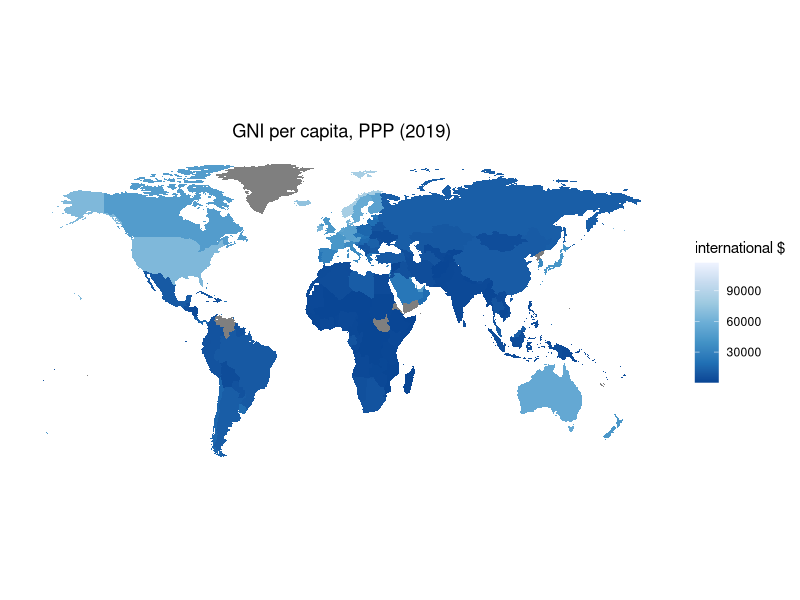
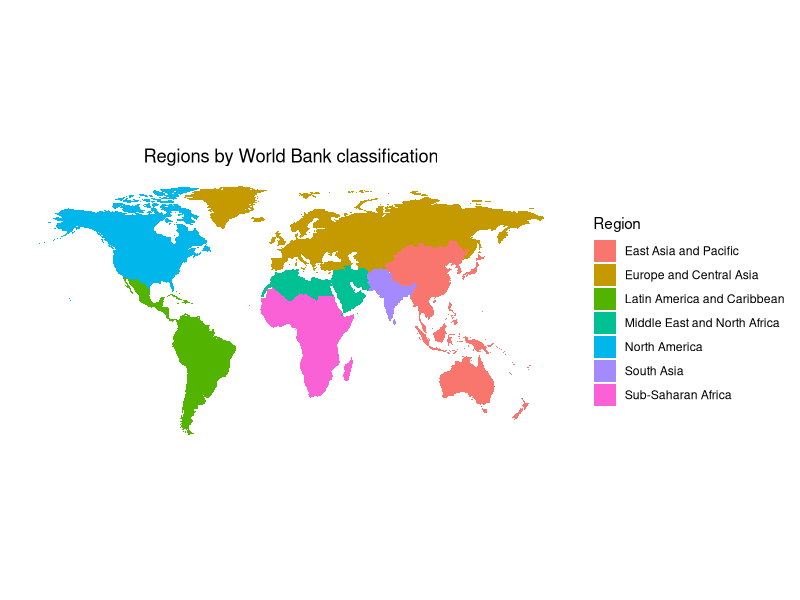
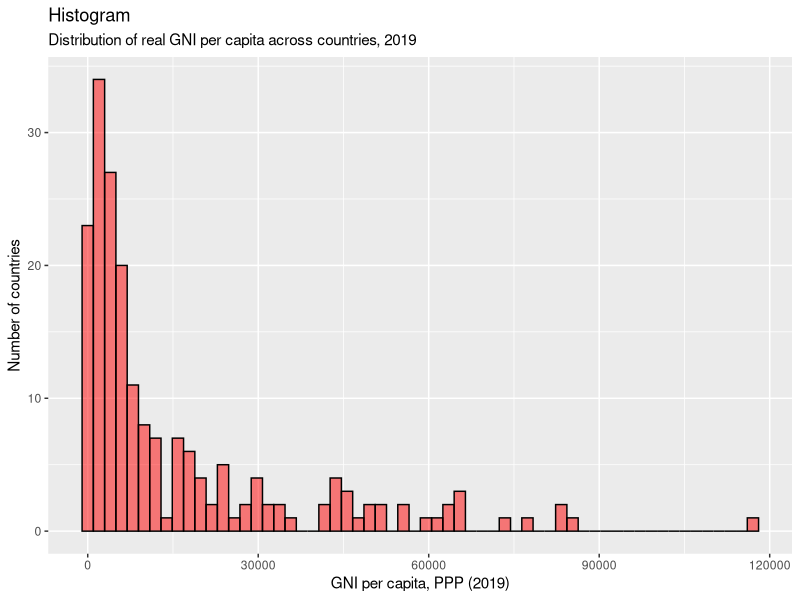
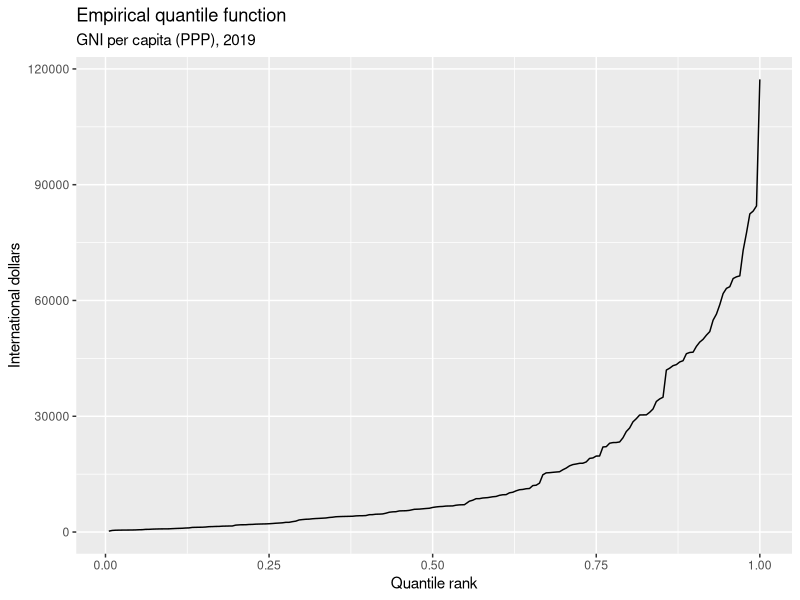
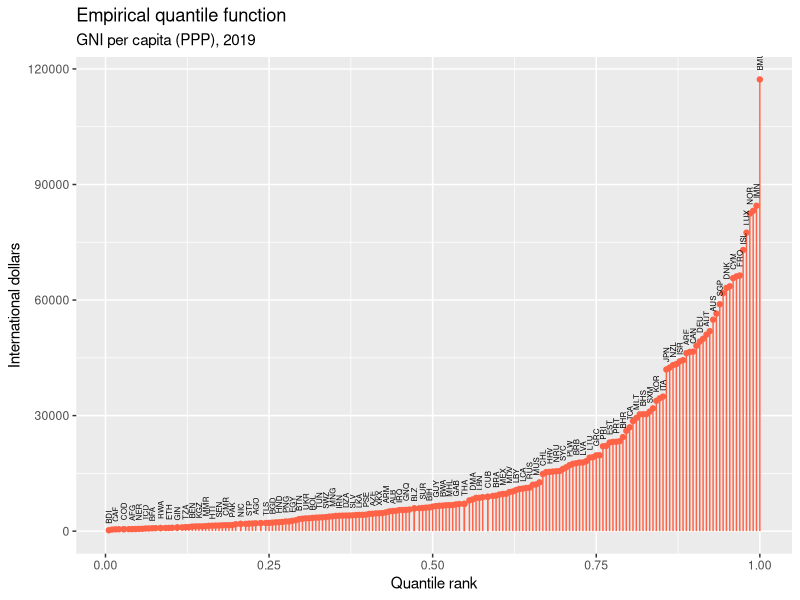
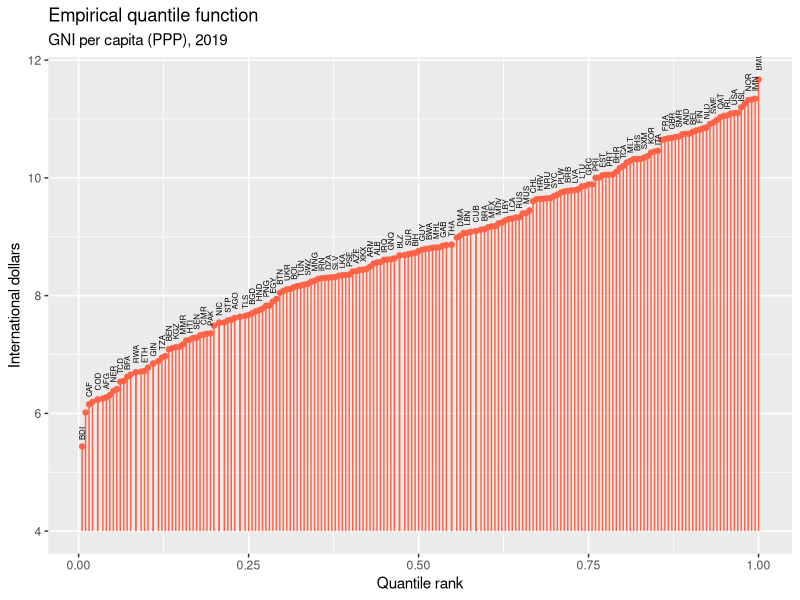
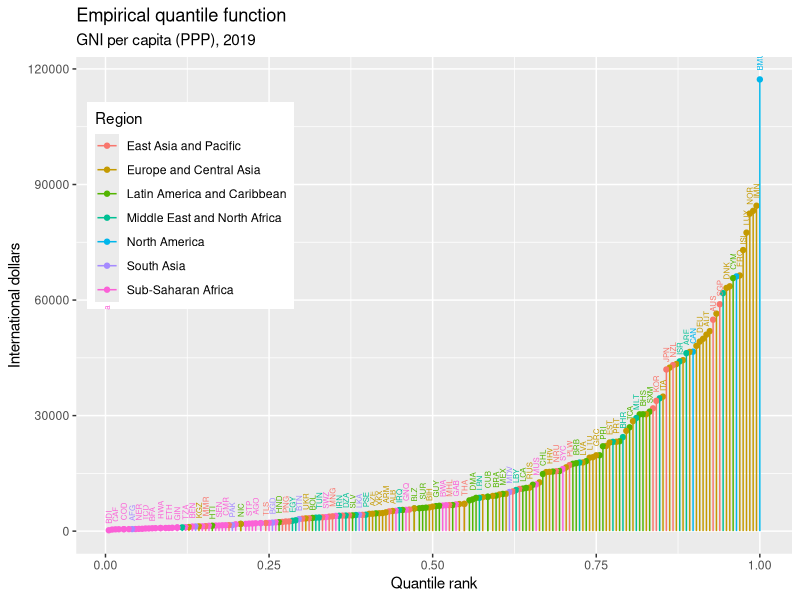
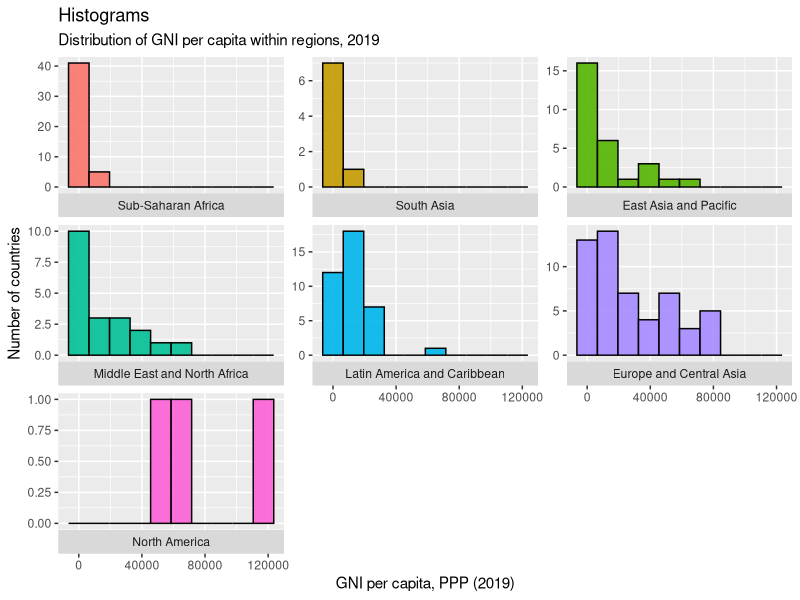

The R source for these figures, in order:
## This Rscript contains all the codes from the corresponding chapter of the ebook in raw form.
## They are intended to make it easy to replicate the analysis on your own computer given that 
## you have already installed R and RStudio (refer to ebook for details).
## For explanation of codes, refer to the ebook.

## To replicate the analysis in the book, download the Rscripts and the Excel spreadsheets in a 
## folder on your computer. 

## Each line of code can be evaluated within your RStudio by having your cursor on the 
## line and pressing Ctrl + Enter (Windows or Linux) or Cmd + Enter (Mac)


## Next set the working directory to this folder, using the setwd() function.
## To set the working directory, note that the path should be given as a string (enclosed in "") as
## an argument to setwd(). 

#### If you are using Unix based architecture (Mac or Linux) then simply 
#### write the path naturally. For example, if the path is /home/user/Desktop then simply type

setwd("/home/user/Desktop")

#### If you are using Windows machine, then \ characters should be escaped. For example, 
#### suppose that you place files in the folder C:\Users\user\Documents\Refresher. Then type

setwd("C:\\Users\\user\\Documents\\Refresher")

## Install packages if not already installed
install.packages("readxl")
install.packages("tidyr")
install.packages("dplyr")
install.packages("ggplot2")
install.packages("forcats")
install.packages("stringr")
install.packages("maps")
install.packages("knitr")


## -----------------------------------------------------
library(readxl)
library(tidyr)
library(dplyr)
library(ggplot2)
library(forcats)
library(stringr)
library(maps)
library(knitr)



## -------------------------------------------------------------------------------------------------
# Load full panel dataset in long form
longdata <- read_excel("data_ch1.xlsx", sheet = "gnipcppp_long")
head(longdata)


## -------------------------------------------------------------------------------------------------
rm(list = ls())


## -------------------------------------------------------------------------------------------------
# Load full panel dataset in long form
longdata <- read_excel("data_ch1.xlsx", sheet = "gnipcppp_long")

# Obtain a cross-section for Year 2019 only, and allocate to dataframe `csdata`

csdata <- subset(longdata, Year==2019)

# Prepare by declaring `Country`, `Code` and `Region` to be factor (or categorical) variables

csdata$Code <- as.factor(csdata$Code)
csdata$Region <- as.factor(csdata$Region)
csdata$Country <- as.factor(csdata$Country)

# Remove full panel dataset from memory
rm(longdata)


## -------------------------------------------------------------------------------------------------
csdata <- csdata %>% arrange(desc(rGNIpc))

csdata


## -------------------------------------------------------------------------------------------------
kable(summary(csdata$Region))



## -------------------------------------------------------------------------------------------------
summary(csdata$rGNIpc)


## -------------------------------------------------------------------------------------------------
# Load world map data from server
world <- map_data("world")

# Merge world map data with GNI data; the function inner_join() takes two dataframes and "merges" them (adding variables from both together) at position specified by a common variable in the two. In this case "region" in `world` identifies country with same country names as the variable "Country" in `csdata`. The resulting data includes both coordinates for plotting the countries (from `world`) and data on GNI p.c. (from `csdata`).

gnimap.data <- inner_join(world, csdata, by=c("region"="Country"))

# Set a simple map theme

plainmap <- theme(
  axis.text = element_blank(),
  axis.line = element_blank(),
  axis.ticks = element_blank(),
  panel.border = element_blank(),
  panel.grid = element_blank(),
  axis.title = element_blank(),
  panel.background = element_rect(fill = "white"),
  plot.title = element_text(hjust = 0.5)
)


## -------------------------------------------------------------------------------------------------

ggplot(data = gnimap.data, mapping = aes(x = long, y = lat, group = group)) + 
  coord_fixed(1.3) +
  geom_polygon(aes(fill = rGNIpc)) +
  scale_fill_distiller(palette ="Blues", direction = -1, name="international $") + 
  ggtitle("GNI per capita, PPP (2019)") + plainmap


## -------------------------------------------------------------------------------------------------
ggplot(data = gnimap.data, mapping = aes(x = long, y = lat, group = group)) + 
  coord_fixed(1.3) +
  geom_polygon(aes(fill = Region)) +
  ggtitle("Regions by World Bank classification") + plainmap 


## -------------------------------------------------------------------------------------------------
# Clean up

rm(gnimap.data, plainmap, world,longdata)



## -------------------------------------------------------------------------------------------------
csdata <- subset(csdata, !is.na(rGNIpc))



## -------------------------------------------------------------------------------------------------
ggplot(csdata, aes(x=rGNIpc)) + 
  geom_histogram(bins=60, color="black", fill="red", alpha=0.5)+
  xlab("GNI per capita, PPP (2019)") + ylab("Number of countries") +
  labs(title="Histogram",
       subtitle="Distribution of real GNI per capita across countries, 2019")


## -------------------------------------------------------------------------------------------------
kable(quantile(csdata$rGNIpc,seq(0.1,0.9,0.1)))


## -------------------------------------------------------------------------------------------------

# Create a variable rGNIpc.rank representing the quantile rank of each country in the distribution of GNI p.c.

csdata <- csdata %>% mutate(rGNIpc.rank = rank(rGNIpc)/length(rGNIpc))

# (Not essential) Sort country codes by GNI pc 

csdata$Code <- fct_reorder(csdata$Code,csdata$rGNIpc)



## -------------------------------------------------------------------------------------------------
ggplot(csdata, aes(y=rGNIpc, x=rGNIpc.rank)) + 
  geom_line() +
  xlab("Quantile rank") + ylab("International dollars") + labs(title="Empirical quantile function", subtitle = "GNI per capita (PPP), 2019")



## -------------------------------------------------------------------------------------------------
ggplot(csdata, aes(y=rGNIpc, x=rGNIpc.rank)) + 
  geom_point(col="tomato") +
  geom_segment(aes(x=rGNIpc.rank, xend=rGNIpc.rank, y=0, yend=rGNIpc), col="tomato") +
  geom_text(aes(label=Code), check_overlap = TRUE, angle=90, hjust=-0.5, size=2) + 
  xlab("Quantile rank") + ylab("International dollars") + labs(title="Empirical quantile function", subtitle = "GNI per capita (PPP), 2019")



## -------------------------------------------------------------------------------------------------
ggplot(csdata, aes(y=log(rGNIpc), x=rGNIpc.rank)) + 
  geom_point(col="tomato") +
  geom_segment(aes(x=rGNIpc.rank, xend=rGNIpc.rank, y=4, yend=log(rGNIpc)), col="tomato") +
  geom_text(aes(label=Code), check_overlap = TRUE, angle=90, hjust=-0.5, size=2) + 
  xlab("Quantile rank") + ylab("International dollars") + labs(title="Empirical quantile function", subtitle = "GNI per capita (PPP), 2019")



## -------------------------------------------------------------------------------------------------
ggplot(csdata, aes(y=rGNIpc, x=rGNIpc.rank, col=Region)) + 
  geom_point() +
  geom_segment(aes(x=rGNIpc.rank, xend=rGNIpc.rank, y=0, yend=rGNIpc)) +
  geom_text(aes(label=Code), check_overlap = TRUE, angle=90, hjust=-0.5, size=2) + 
  xlab("Quantile rank") + ylab("International dollars") + labs(title="Empirical quantile function", subtitle = "GNI per capita (PPP), 2019") +   theme(legend.position = c(0.16, 0.7))



## -------------------------------------------------------------------------------------------------
# Rearrange region in order of the median GNI pc.
csdata$Region <- fct_reorder(csdata$Region,csdata$rGNIpc, .fun = median)


## -------------------------------------------------------------------------------------------------
ggplot(csdata, aes(x=rGNIpc, fill=Region)) + 
  geom_histogram(bins=10,color="black", alpha=0.9)+
  labs(title="Histograms",
       subtitle="Distribution of GNI per capita within regions, 2019") +
  xlab("GNI per capita, PPP (2019)") + ylab("Number of countries") +
  facet_wrap(Region~., scales="free_y", strip.position = "bottom")+theme(legend.position = "none")


## -------------------------------------------------------------------------------------------------
ggplot(csdata, aes(x=Region, y=rGNIpc)) + 
  geom_point(aes(col=Region), show.legend=F) +
  labs(title="Dot plot", subtitle="GNI per capita grouped by regions, 2019") + 
  ylab("International $") + xlab("") +  coord_flip()


## -------------------------------------------------------------------------------------------------
csdata %>% group_by(Region) %>% summarize(median=median(rGNIpc), mean=mean(rGNIpc), sd=sd(rGNIpc))



## -------------------------------------------------------------------------------------------------
ggplot(csdata, aes(y=rGNIpc, x=Region)) + 
  geom_bar(stat='summary', fun='median', aes(fill=Region), show.legend=F) +   
  labs(title="Bar chart",subtitle="Median GNI per capita (PPP), 2019") + 
  xlab("") + ylab("International $") +
  coord_flip()


## -------------------------------------------------------------------------------------------------
ggplot(csdata, aes(x=Region, y=rGNIpc)) + 
  geom_boxplot(aes(fill=Region), show.legend=F) +
  labs(title="Box plot", subtitle="GNI per capita (PPP), 2019") + 
  xlab("Region") + ylab("International $") + coord_flip()


## -------------------------------------------------------------------------------------------------
csdata <- csdata %>% arrange(rGNIpc)
csdata <- csdata %>% mutate(qrank.rGNIpc=ntile(rGNIpc,5))
csdata$qrank.rGNIpc <- as.factor(csdata$qrank.rGNIpc)
levels(csdata$qrank.rGNIpc) = c("0-20%", "20-40%", "40-60%", "60-80%", "80-100%")


## -------------------------------------------------------------------------------------------------
tab <- table(csdata$Region, csdata$qrank.rGNIpc)
kable(tab)


## -------------------------------------------------------------------------------------------------
kable(prop.table(tab), digits=2)



## -------------------------------------------------------------------------------------------------
kable(prop.table(tab,1), digits=2)



## -------------------------------------------------------------------------------------------------
kable(prop.table(tab,2))



## -------------------------------------------------------------------------------------------------
ggplot(csdata, aes(x=Region, fill=qrank.rGNIpc)) + 
  geom_bar(position='dodge', color="black") +
  labs(title="Bar chart",subtitle="Distribution of countries across GNI quintiles by region, 2019") + 
  xlab("GNI per capita (PPP) Quintile") + ylab("Number of countries") 


## -------------------------------------------------------------------------------------------------
ggplot(csdata, aes(fill=Region, x=qrank.rGNIpc), na.rm = T) + 
  geom_bar(position='dodge', color="black") +
  labs(title="Bar chart",subtitle="Distribution of countries across regions by GNI quintile, 2019") + 
  xlab("GNI per capita (PPP) Quintile") + ylab("Number of countries") 


## -------------------------------------------------------------------------------------------------
rm(csdata, tab)


## -------------------------------------------------------------------------------------------------
csdata.all <- read_excel("data_ch1.xlsx", sheet="cs2019_multi")
head(csdata.all)


## -------------------------------------------------------------------------------------------------
ggplot(csdata.all,aes(x=rGNIpc, y=LifeExpectancy)) +
  geom_point()


## -------------------------------------------------------------------------------------------------
ggplot(csdata.all,aes(x=log(rGNIpc), y=log(LifeExpectancy))) +
  geom_point()


## -------------------------------------------------------------------------------------------------
ggplot(csdata.all,aes(x=log(rGNIpc), y=log(LifeExpectancy))) +
  geom_point(col="red") + xlab("log(GNI per capita, PPP)") +
  ylab("log(Life Expectancy)") + labs(title="Scatterplot", subtitle="GNI per capita and life expecancy, 2019")


## -------------------------------------------------------------------------------------------------
ggplot(csdata.all,aes(x=log(rGNIpc), y=log(LifeExpectancy),label=Country)) +
  geom_text(col="red", check_overlap=TRUE, size=3) + xlab("log(GNI per capita, PPP)") +
  ylab("log(Life Expectancy)") + labs(title="Scatterplot", subtitle="GNI per capita and life expecancy, 2019")


## -------------------------------------------------------------------------------------------------
ggplot(csdata.all,aes(x=log(rGNIpc), y=log(CO2pc), label=Country)) +
  geom_point(col="tomato2") + xlab("log(GNI per capita)") +
  ylab("log(CO2 emissions per capita)") + labs(title="Scatterplot", subtitle="GNI per capita and CO2 emissions")


## -------------------------------------------------------------------------------------------------
rm(csdata.all)


## -------------------------------------------------------------------------------------------------
ukgdp <- read_excel("data_ch1.xlsx", sheet="uk_gdppc_qr")
ukgdp$date <- as.Date(ukgdp$date)

head(ukgdp)



## -------------------------------------------------------------------------------------------------
ggplot(ukgdp, aes(x=date, y=gdppc)) +
  geom_line() 


## -------------------------------------------------------------------------------------------------
ggplot(ukgdp, aes(x=date, y=gdppc)) +
  geom_line(col="red", size=1) +
  labs(title="Time-series line plot", subtitle = "Real GDP per capita, quarterly, UK") +
  xlab("") + ylab("2022 £s") 


## -------------------------------------------------------------------------------------------------
ggplot(ukgdp, aes(x=date, y=log(gdppc))) +
  geom_line(col="red" ,size=1) +
  labs(title="Time-series line plot", subtitle = "Real GDP per capita, quarterly, UK") +
  xlab("") + ylab("log(2022 £s)")


## -------------------------------------------------------------------------------------------------
avegr.preGR<-(ukgdp$gdppc[ukgdp$date=="2007-01-01"]/ukgdp$gdppc[ukgdp$date=="1955-01-01"])^(1/((2007-1955)*4))-1


## -------------------------------------------------------------------------------------------------
ukgdp$cfgdppc <- ukgdp$gdppc[ukgdp$date=="1955-01-01"]

for (i in 1:length(ukgdp$date)){
  ukgdp$cfgdppc[i]=ukgdp$cfgdppc[1]*(1+avegr.preGR)^(i-1)
}


## -------------------------------------------------------------------------------------------------
ggplot(ukgdp) +
  geom_line(aes(x=date, y=log(gdppc), linetype="Actual"),size=1, col="red") +
  geom_line(aes(x=date, y=log(cfgdppc), linetype="Pre-2007 trend"), alpha=0.4, col="blue", size=1) +
  labs(title="Time-series line plot", subtitle = "Real GDP per capita, quarterly, UK") +
  xlab("") + ylab("log(2022 £s)") + labs(linetype="") 


## -------------------------------------------------------------------------------------------------
ggplot(ukgdp) +
  geom_line(aes(x=date, y=gdppc, linetype="Actual"), size=1, col="red") +
  geom_line(aes(x=date, y=cfgdppc, linetype="Pre-2007 trend"), alpha=0.4, size=1, col="blue") +
  labs(title="Time-series line plot", subtitle = "Real GDP per capita, quarterly, UK") +
  xlab("") + ylab("2022 £s") + labs(linetype="") 


## -------------------------------------------------------------------------------------------------
recs <- read_excel("data_ch1.xlsx", sheet="recs")
recs$rec_st <- as.Date(recs$rec_st)
recs$rec_en <- as.Date(recs$rec_en)

recs


## -------------------------------------------------------------------------------------------------
ggplot(ukgdp) +
  geom_line(aes(x=date, y=log(gdppc)), col="red", size=1) +
  labs(title="Time-series line plot", subtitle = "Real GDP per capita, quarterly, UK") +
  xlab("") + ylab("log(2022 £s)") +
  geom_rect(data=recs,aes(xmin=rec_st, xmax=rec_en, ymin=-Inf, ymax=+Inf), fill='tomato', alpha=0.2)


## -------------------------------------------------------------------------------------------------
ukgdp <- ukgdp %>% mutate(gdppc.gr = (gdppc - lag(gdppc,4))/lag(gdppc,4))


## -------------------------------------------------------------------------------------------------
head(ukgdp)


## -------------------------------------------------------------------------------------------------
ggplot(ukgdp) +
  geom_line(aes(x=date, y=gdppc.gr), col="red") +
  labs(title="Time-series line plot", subtitle = "Real GDP growth rate, quarterly, UK") +
  xlab("") + ylab("Percentage change on year ago") +
  geom_rect(data=recs,aes(xmin=rec_st, xmax=rec_en, ymin=-Inf, ymax=+Inf), fill='blue', alpha=0.2)


## -------------------------------------------------------------------------------------------------
ggplot(subset(ukgdp,date<"2020-01-01")) +
  geom_line(aes(x=date, y=gdppc.gr), col="red") +
  labs(title="Time-series line plot", subtitle = "Real GDP growth rate, quarterly, UK") +
  xlab("") + ylab("Percentage change on year ago") +
  geom_rect(data=recs[1:7,],aes(xmin=rec_st, xmax=rec_en, ymin=-Inf, ymax=+Inf), fill='blue', alpha=0.2)


## -------------------------------------------------------------------------------------------------
ukgdp <- ukgdp %>% mutate(gdppc.gr.logs = log(gdppc) - lag(log(gdppc),4))


## -------------------------------------------------------------------------------------------------
ggplot(ukgdp) +
  geom_line(aes(x=date, y=gdppc.gr, col="Actual"), lty="solid") +
  geom_line(aes(x=date, y=gdppc.gr.logs, col="Log Approximation"), lty="dashed") +
  labs(title="Time-series line plot", subtitle = "Real GDP growth rate, quarterly, UK, actual and log approximation", color="") +
  xlab("") + ylab("Percentage change on year ago")  +
  geom_rect(data=recs,aes(xmin=rec_st, xmax=rec_en, ymin=-Inf, ymax=+Inf), fill='grey', alpha=0.2) + scale_color_manual(values=c("red", "blue"))


## -------------------------------------------------------------------------------------------------
ggplot(ukgdp, aes(x=gdppc.gr)) +
  geom_histogram(col="black", fill="red", binwidth=0.01)+
  labs(title="Histogram", subtitle = "Distribution of growth rates") +
  ylab("Number of quarters") + xlab("Percentage change on year ago") 


## -------------------------------------------------------------------------------------------------
ukgdp$year <- as.numeric(format(ukgdp$date, format="%Y"))
ukgdp <- ukgdp %>% mutate(decade = floor(year / 10) * 10)
ukgdp$decade <- as.factor(ukgdp$decade)
levels(ukgdp$decade) <- c("1950s", "1960s", "1970s", "1980s", "1990s", "2000s", "2010s", "2020s")

ukgdp.trunc <- subset(ukgdp,year<2020&year>1959)

ggplot(ukgdp.trunc, aes(x=decade)) +
  geom_boxplot(aes(y=gdppc.gr, col=decade)) +
  coord_flip() +
  geom_hline(aes(yintercept=mean(gdppc.gr, na.rm=TRUE), col="Average"), linetype="dashed", size=1)+
  labs(title="Box plot", subtitle = "Distribution of growth rates by decade") +
  xlab("Decade") + ylab("Percentage change on year ago") + theme(legend.position="False")


## -------------------------------------------------------------------------------------------------
rm(ukgdp,ukgdp.decade, avegr.preGR, i, ukgdp.trunc, recs)


## -------------------------------------------------------------------------------------------------
longdata <- read_excel("data_ch1.xlsx", sheet = "gnipcppp_long")

longdata$Code <- as.factor(longdata$Code)
longdata$Region <- as.factor(longdata$Region)
longdata$Country <- as.factor(longdata$Country)


## -------------------------------------------------------------------------------------------------
head(longdata)


## -------------------------------------------------------------------------------------------------
df <- subset(longdata, Country == "UK"|
         Country == "USA"|
         Country == "Germany"|
         Country == "France"|
         Country == "Japan"|
           Country == "Ireland")

ggplot(df, aes(x=Year, y=log(rGNIpc), col=Country)) +
  geom_line(linewidth=0.8) +
  xlab("Year") + 
  ylab("log(GNI per capita, PPP)") +
  labs(title = "Time series plot", subtitle="Evolution of GNI per capita across a set of developed economies")


## -------------------------------------------------------------------------------------------------
df <- subset(longdata, Country == "USA"|
               Country == "South Korea"|
               Country == "Singapore"|
               Country == "China"|
               Country == "Myanmar")

ggplot(df, aes(x=Year, y=log(rGNIpc), col=Country)) +
  geom_line(size=1)+
  xlab("Year") + 
  ylab("log(GNI per capita, PPP)") +
  labs(title = "Time series plot", subtitle="Evolution of GNI per capita across a set of developping economies")


## -------------------------------------------------------------------------------------------------
df <- subset(longdata, Country == "USA"|
               Country == "Democratic Republic of the Congo"|
               Country == "Zimbabwe"|
               Country == "Niger"|
               Country == "Somalia")

ggplot(df, aes(x=Year, y=log(rGNIpc), col=Country)) +
  geom_line(size=1)+
  xlab("Year") + 
  ylab("log(GNI per capita, PPP)") +
  labs(title = "Time series plot", subtitle="Evolution of GNI per capita across a set of developed economies")


## -------------------------------------------------------------------------------------------------
longdata<-longdata %>% group_by(Country) %>% mutate(rGNIpc.gr = (rGNIpc[Year==2019]/rGNIpc[Year==1973])^(1/46)-1)


## -------------------------------------------------------------------------------------------------
df<-longdata %>% group_by(Country) %>% filter(Year==1973&!is.na(rGNIpc.gr))


## -------------------------------------------------------------------------------------------------
df %>% arrange(rGNIpc.gr)


## -------------------------------------------------------------------------------------------------
ggplot(df,aes(x=rGNIpc.gr,y=fct_reorder(Country,rGNIpc.gr))) +
  geom_bar(stat="identity", aes(fill=Region)) +
  xlab("Average annual growth rate, 1973-2019") + 
  ylab("Country") +
  labs(title = "Bar chart", subtitle="Countries ranked by average growth rate of GNI per capita") + theme(axis.text.y = element_text(size=4))


## -------------------------------------------------------------------------------------------------
ggplot(df,aes(x=log(rGNIpc),y=(rGNIpc.gr), color=Region)) +
  geom_point() +
  xlab("log(GNI per capita, 1973)") + 
  ylab("Annual growth rate, 1973 - 2019") +
  labs(title = "Scatter plot", subtitle="Initial per capita income and subsequent growth rates") 

#+ facet_wrap(Region~., scales="free")


## -------------------------------------------------------------------------------------------------
cor(log(df$rGNIpc),df$rGNIpc.gr)


## -------------------------------------------------------------------------------------------------
df2 <- subset(df, Region!="Sub-Saharan Africa"&Region !="Middle East and North Africa"&Region !="Latin America and Caribbean")

ggplot(df2,aes(x=log(rGNIpc),y=(rGNIpc.gr), color=Region)) +
  geom_point() +
  xlab("log(GNI per capita, 1973)") + 
  ylab("Annual growth rate, 1973 - 2019") +
  labs(title = "Scatter plot", subtitle="Initial per capita income and subsequent growth rates") 


#+ facet_wrap(Region~., scales="free")


## -------------------------------------------------------------------------------------------------
cor(log(df2$rGNIpc),df2$rGNIpc.gr)

